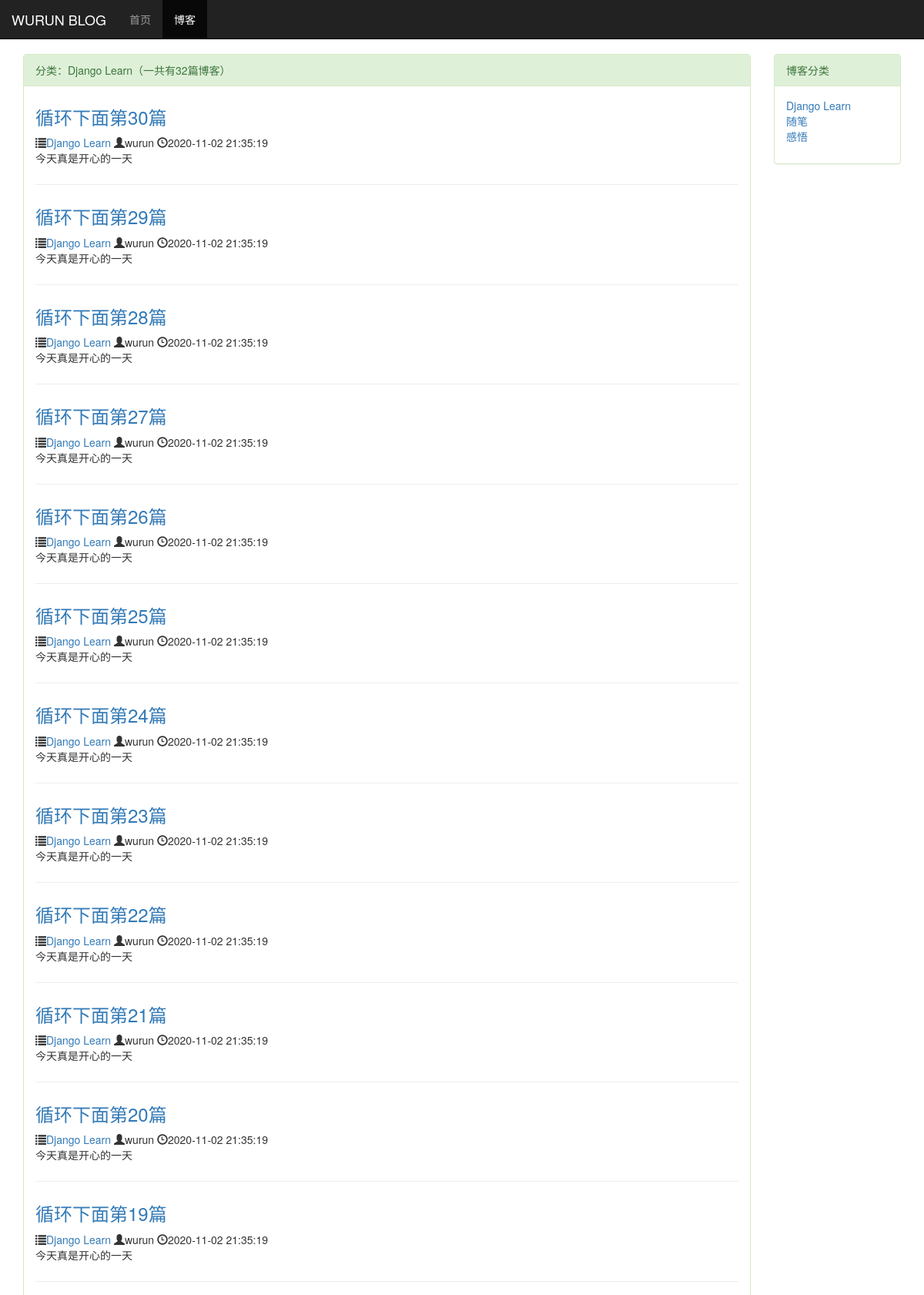
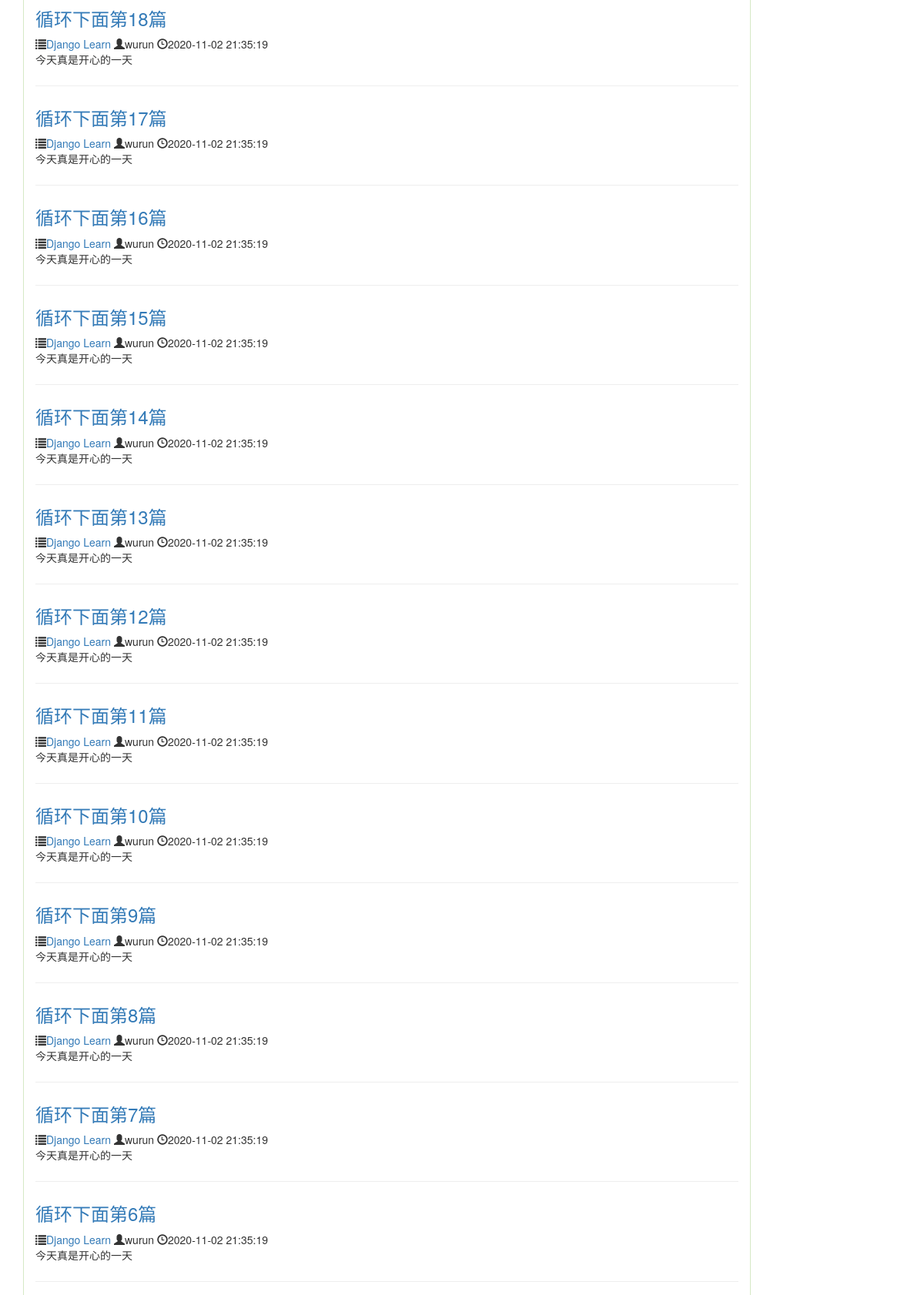
The page /blog/type/1 (upper part) on the database its author committed (2 pictures, top to bottom).
### blog/models.py (models this page shows, shortened)
class BlogType(models.Model):
    type_name = models.CharField(max_length=15)
    objects = models.Manager()  # 加上这句才能应用objects
    def __str__(self):
        return self.type_name

class Blog(models.Model):
    title = models.CharField(max_length=50)
    blog_type = models.ForeignKey(BlogType, on_delete=models.DO_NOTHING)
    content = models.TextField()
    author = models.ForeignKey(User, on_delete=models.DO_NOTHING, default=1)
    created_time = models.DateTimeField(auto_now_add=True)
    last_updated_time = models.DateTimeField(auto_now=True)
    objects = models.Manager()
    class Meta:
        ordering = ['-created_time']  # 倒序显示列表

### blog/views.py (the view)
# urls.py: path('type/<int:blog_type_pk>', views.blogs_with_type, name="blogs_with_type"),
def blogs_with_type(request, blog_type_pk):
    context = {}
    blog_type = get_object_or_404(BlogType, pk=blog_type_pk)
    context.update(blogs=Blog.objects.filter(blog_type=blog_type), blog_type=blog_type, blog_types=BlogType.objects.all())
    return render_to_response('blog/blogs_with_type.html', context)

### blog/templates/blog/blogs_with_type.html (shortened to what this page needs)
{% extends 'blog/blog_list.html' %}
{% block blog_list_title %}分类：{{ blog_type.type_name }}（一共有{{ blogs|length }}篇博客）{% endblock %}

### blog/templates/blog/blog_list.html (shortened to what this page needs)
{% extends 'base.html' %}
{% block nav_blog_active %}active{% endblock %}
{% load staticfiles %}
{% block heard_extends %}
    <link rel="stylesheet" href="../../static/blog/blog.css">
{% endblock %}
{% block content %}
    <div class="container">
        <div class="row">
            <div class="col-xs-12 col-sm-8 col-md-9 col-lg-10">
                <div class="panel panel-success">
                    <div class="panel-heading">{% block blog_list_title %}博客列表（一共有{{ page_of_blogs.paginator.count }}篇博客）{% endblock %}</div>
                    <div class="panel-body">
                           {% for blog in blogs %}
                                <div class="blog">
                                    <h3><a href="{% url 'blog_detail' blog.pk%}">{{ blog.title }}</a></h3>
                                    <p class="blog-info">
                                        <span class="glyphicon glyphicon-list"></span><a href="{% url 'blogs_with_type' blog.blog_type.pk %}">{{ blog.blog_type}}</a>
                                        <span class="glyphicon glyphicon-user"></span>{{ blog.author }}
                                        <span class="glyphicon glyphicon-time"></span>{{ blog.created_time|date:"Y-m-d H:i:s" }}
                                    </p>
                                    <p>{{ blog.content|truncatechars:120 }}</p>
                                </div>
                           {% empty %}
                                <div class="blog">
                                    <h3>-- 暂无博客，敬请期待 --</h3>
                                </div>
                           {% endfor %}
                    </div>
                </div>
            </div>
            <div class="hidden-xs col-sm-4 col-md-3 col-lg-2">
                <div class="panel panel-success">
                      <div class="panel-heading">博客分类</div>
                      <div class="panel-body">
                           <ul class="blog-types">
                                {% for blog_type in blog_types %}
                                    <li><a href="{% url 'blogs_with_type' blog_type.pk %}">{{ blog_type.type_name}}
                                    </a></li>
                                {% empty %}
                                    <li>暂无分类</li>
                                {% endfor %}
                            </ul>
                      </div>
                </div>
            </div>
        </div>
    </div>
{% endblock %}

### static/base.css (style rules this page uses)
* { margin: 0; padding: 0; }
body { margin-top: 70px!important; }

### blog/static/blog/blog.css (style rules this page uses)
ul.blog-types { list-style-type: none; }
div.blog:not(:last-child) { margin-bottom: 2em; border-bottom: 1px solid #EEE; padding-bottom: 1em; }
div.blog h3 { margin-top: 0.5em; }
div.blog p.blog-info { margin-bottom: 0; }

### rows shown on the page
BlogType: type_name "Django Learn"
Blog: title "循环下面第30篇", blog_type "Django Learn", author "wurun", created_time "2020-11-02 21:35:19", content "今天真是开心的一天"
Blog: title "循环下面第29篇", blog_type "Django Learn", author "wurun", created_time "2020-11-02 21:35:19", content "今天真是开心的一天"
Blog: title "循环下面第28篇", blog_type "Django Learn", author "wurun", created_time "2020-11-02 21:35:19", content "今天真是开心的一天"
Blog: title "循环下面第27篇", blog_type "Django Learn", author "wurun", created_time "2020-11-02 21:35:19", content "今天真是开心的一天"
Blog: title "循环下面第26篇", blog_type "Django Learn", author "wurun", created_time "2020-11-02 21:35:19", content "今天真是开心的一天"
Blog: title "循环下面第25篇", blog_type "Django Learn", author "wurun", created_time "2020-11-02 21:35:19", content "今天真是开心的一天"
Blog: title "循环下面第24篇", blog_type "Django Learn", author "wurun", created_time "2020-11-02 21:35:19", content "今天真是开心的一天"
Blog: title "循环下面第23篇", blog_type "Django Learn", author "wurun", created_time "2020-11-02 21:35:19", content "今天真是开心的一天"
Blog: title "循环下面第22篇", blog_type "Django Learn", author "wurun", created_time "2020-11-02 21:35:19", content "今天真是开心的一天"
Blog: title "循环下面第21篇", blog_type "Django Learn", author "wurun", created_time "2020-11-02 21:35:19", content "今天真是开心的一天"
Blog: title "循环下面第20篇", blog_type "Django Learn", author "wurun", created_time "2020-11-02 21:35:19", content "今天真是开心的一天"
Blog: title "循环下面第19篇", blog_type "Django Learn", author "wurun", created_time "2020-11-02 21:35:19", content "今天真是开心的一天"
Blog: title "循环下面第18篇", blog_type "Django Learn", author "wurun", created_time "2020-11-02 21:35:19", content "今天真是开心的一天"
Blog: title "循环下面第17篇", blog_type "Django Learn", author "wurun", created_time "2020-11-02 21:35:19", content "今天真是开心的一天"
Blog: title "循环下面第16篇", blog_type "Django Learn", author "wurun", created_time "2020-11-02 21:35:19", content "今天真是开心的一天"
Blog: title "循环下面第15篇", blog_type "Django Learn", author "wurun", created_time "2020-11-02 21:35:19", content "今天真是开心的一天"
Blog: title "循环下面第14篇", blog_type "Django Learn", author "wurun", created_time "2020-11-02 21:35:19", content "今天真是开心的一天"
Blog: title "循环下面第13篇", blog_type "Django Learn", author "wurun", created_time "2020-11-02 21:35:19", content "今天真是开心的一天"
Blog: title "循环下面第12篇", blog_type "Django Learn", author "wurun", created_time "2020-11-02 21:35:19", content "今天真是开心的一天"
Blog: title "循环下面第11篇", blog_type "Django Learn", author "wurun", created_time "2020-11-02 21:35:19", content "今天真是开心的一天"
Blog: title "循环下面第10篇", blog_type "Django Learn", author "wurun", created_time "2020-11-02 21:35:19", content "今天真是开心的一天"
Blog: title "循环下面第9篇", blog_type "Django Learn", author "wurun", created_time "2020-11-02 21:35:19", content "今天真是开心的一天"
Blog: title "循环下面第8篇", blog_type "Django Learn", author "wurun", created_time "2020-11-02 21:35:19", content "今天真是开心的一天"
Blog: title "循环下面第7篇", blog_type "Django Learn", author "wurun", created_time "2020-11-02 21:35:19", content "今天真是开心的一天"
Blog: title "循环下面第6篇", blog_type "Django Learn", author "wurun", created_time "2020-11-02 21:35:19", content "今天真是开心的一天"
BlogType: type_name "随笔"
BlogType: type_name "感悟"

### other values the page prints
{{ blogs|length }} "32"
